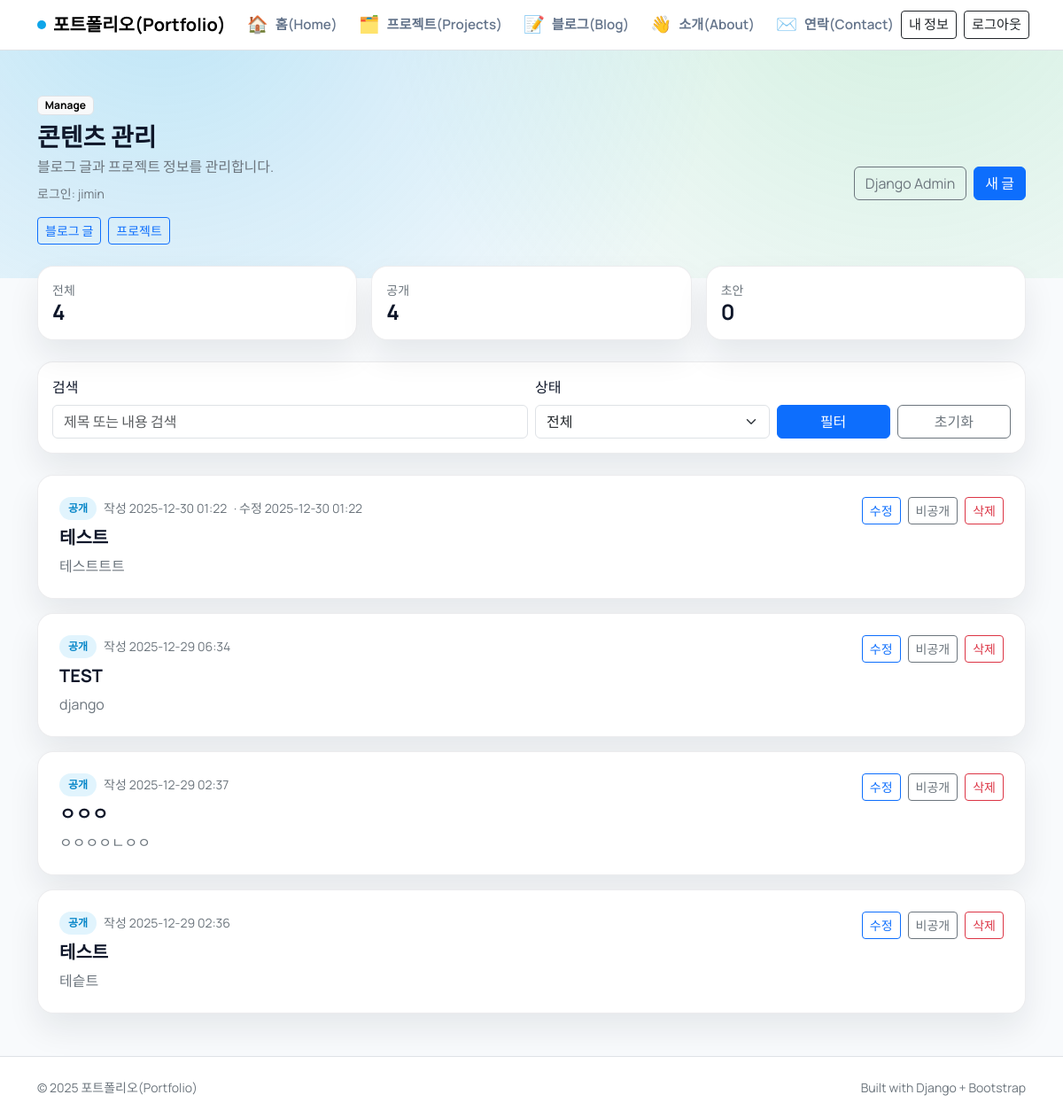
/manage/ (signed in), run on an earlier commit of the app's database.
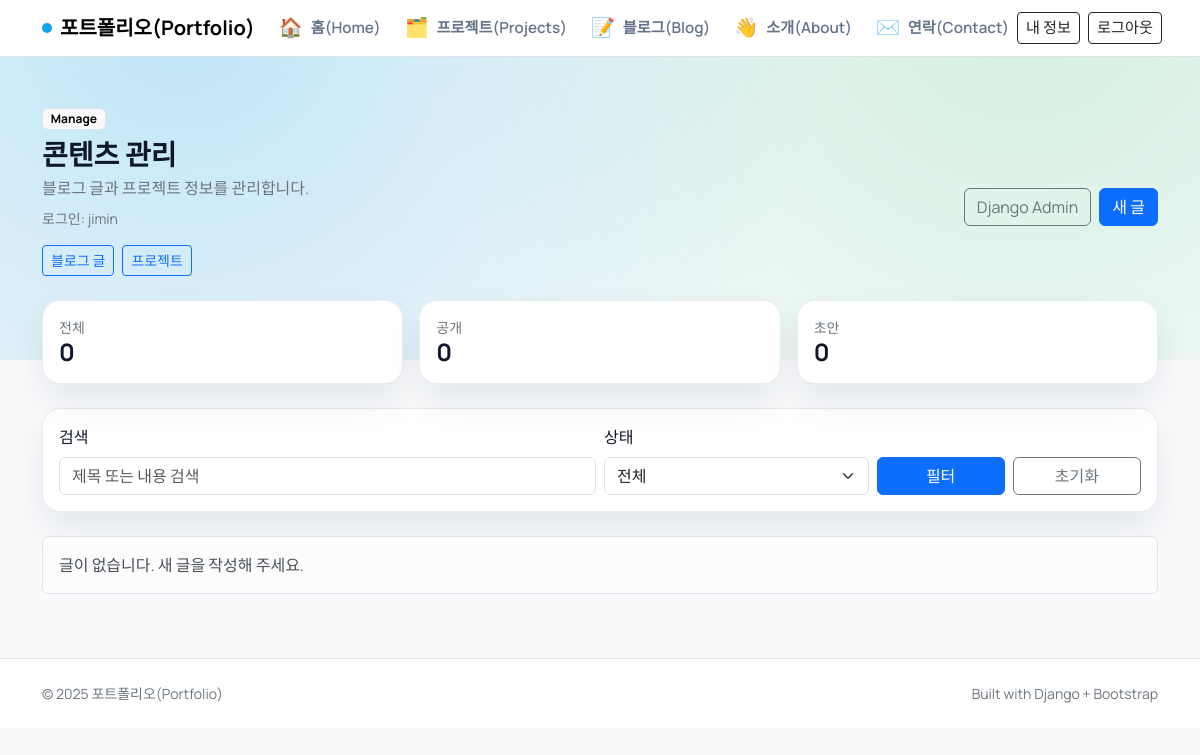
And on a later commit of the database.
### blog/models.py (models this page shows, shortened)
class Post(models.Model):
    STATUS_DRAFT = "draft"
    STATUS_PUBLISHED = "published"
    STATUS_CHOICES = [
        (STATUS_DRAFT, "Draft"),
        (STATUS_PUBLISHED, "Published"),
    ]
    title = models.CharField(max_length=200)
    content = models.TextField()
    owner = models.ForeignKey(
        settings.AUTH_USER_MODEL,
        on_delete=models.CASCADE,
        related_name="posts",
        null=True,
        blank=True,
    )
    status = models.CharField(max_length=10, choices=STATUS_CHOICES, default=STATUS_PUBLISHED)
    created_at = models.DateTimeField(default=timezone.now)
    updated_at = models.DateTimeField(null=True, blank=True)

### blog/views.py (the view)
@login_required
def manage_post_list(request):
    query = request.GET.get("q", "").strip()
    status = request.GET.get("status", "all")
    base_qs = Post.objects.filter(owner=request.user)
    posts = base_qs.order_by("-created_at")
    if status == Post.STATUS_PUBLISHED:
        posts = posts.filter(status=Post.STATUS_PUBLISHED)
    elif status == Post.STATUS_DRAFT:
        posts = posts.filter(status=Post.STATUS_DRAFT)
    if query:
        posts = posts.filter(Q(title__icontains=query) | Q(content__icontains=query))
    paginator = Paginator(posts, 8)
    page_obj = paginator.get_page(request.GET.get("page"))
    params = request.GET.copy()
    params.pop("page", None)
    query_string = params.urlencode()
    context = {
        "posts": page_obj.object_list,
        "page_obj": page_obj,
        "query": query,
        "status": status,
        "total_count": base_qs.count(),
        "published_count": base_qs.filter(status=Post.STATUS_PUBLISHED).count(),
        "draft_count": base_qs.filter(status=Post.STATUS_DRAFT).count(),
        "query_string": query_string,
    }
    return render(request, "blog/manage/post_list.html", context)

### blog/templates/blog/manage/post_list.html (shortened to what this page needs)
{% extends "blog/manage/base.html" %}
{% block manage_content %}
<div class="row g-3 mb-4">
  <div class="col-md-4">
    <div class="surface p-3">
      <div class="text-secondary small">전체</div>
      <div class="h4 fw-bold mb-0">{{ total_count }}</div>
    </div>
  </div>
  <div class="col-md-4">
    <div class="surface p-3">
      <div class="text-secondary small">공개</div>
      <div class="h4 fw-bold mb-0">{{ published_count }}</div>
    </div>
  </div>
  <div class="col-md-4">
    <div class="surface p-3">
      <div class="text-secondary small">초안</div>
      <div class="h4 fw-bold mb-0">{{ draft_count }}</div>
    </div>
  </div>
</div>
<form class="surface p-3 mb-4" method="get">
  <div class="row g-2 align-items-end">
    <div class="col-md-6">
      <label class="form-label">검색</label>
      <input class="form-control" type="search" name="q" placeholder="제목 또는 내용 검색" value="{{ query }}">
    </div>
    <div class="col-md-3">
      <label class="form-label">상태</label>
      <select class="form-select" name="status">
        <option value="all" {% if status == "all" %}selected{% endif %}>전체</option>
      </select>
    </div>
    <div class="col-md-3 d-flex gap-2">
      <button class="btn btn-primary w-100" type="submit">필터</button>
      <a class="btn btn-outline-secondary w-100" href="{% url 'manage_post_list' %}">초기화</a>
    </div>
  </div>
</form>
{% for post in posts %}
  <div class="surface p-4 manage-card">
    <div class="d-flex flex-column flex-lg-row justify-content-between gap-3">
      <div>
        <div class="d-flex align-items-center gap-2 mb-2">
          {% if post.status == "published" %}
            <span class="status-badge status-published">공개</span>
          {% else %}
            <span class="status-badge status-draft">초안</span>
          {% endif %}
          <span class="small text-secondary">작성 {{ post.created_at|date:"Y-m-d H:i" }}</span>
          {% if post.updated_at %}
            <span class="small text-secondary">· 수정 {{ post.updated_at|date:"Y-m-d H:i" }}</span>
          {% endif %}
        </div>
        <h2 class="h5 fw-bold mb-2">{{ post.title }}</h2>
        <p class="text-secondary mb-0">{{ post.content|truncatechars:140 }}</p>
      </div>
      <div class="manage-actions d-flex flex-wrap gap-2 align-items-start">
        <a class="btn btn-outline-primary btn-sm" href="{% url 'manage_post_edit' post.pk %}">수정</a>
        <form method="post" action="{% url 'manage_post_toggle' post.pk %}">
          {% if post.status == "published" %}
            <button class="btn btn-outline-secondary btn-sm" type="submit">비공개</button>
          {% else %}
            <button class="btn btn-primary btn-sm" type="submit">공개</button>
          {% endif %}
        </form>
        <a class="btn btn-outline-danger btn-sm" href="{% url 'manage_post_delete' post.pk %}">삭제</a>
      </div>
    </div>
  </div>
{% empty %}
  <div class="alert alert-light border">글이 없습니다. 새 글을 작성해 주세요.</div>
{% endfor %}
{% endblock %}

What changed in the data, as far as the page shows it:
no longer on this page (row edited): Post: status "공개", created_at "2025-12-30 01:22", updated_at "2025-12-30 01:22", title "테스트", content "테스트트트"
no longer on this page (row edited): Post: status "공개", created_at "2025-12-29 06:34", title "TEST", content "django"
no longer on this page (row edited): Post: status "공개", created_at "2025-12-29 02:37", title "ㅇㅇㅇ", content "ㅇㅇㅇㅇㄴㅇㅇ"
no longer on this page (row edited): Post: status "공개", created_at "2025-12-29 02:36", title "테스트", content "테슽트"
Also different on the page:
{{ total_count }}: "4" → "0"
{{ published_count }}: "4" → "0"
text now shown: "글이 없습니다. 새 글을 작성해 주세요."
